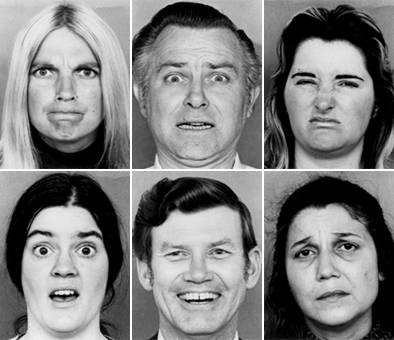
%> input picture Haars/1.jpg, 394 x 340 px
$ octave --eval "result = hog_feature_vector(imread('../1.jpg'));"   (GNU Octave 9; MATLAB toolbox functions it lacks are replaced by stand-ins)
%> lines starting %> are read from the running program, lines starting %| are printed output that depends on the picture
function [feature] = hog_feature_vector(im)

% The given code finds the HOG feature vector for any given image. HOG
% feature vector/descriptor can then be used for detection of any
% particular object. The Matlab code provides the exact implementation of
% the formation of HOG feature vector as detailed in the paper "Pedestrian
% detection using HOG" by Dalal and Triggs

% INPUT => im (input image)
% OUTPUT => HOG feature vector for that particular image

% Example: Running the code
% >>> im = imread('cameraman.tif');
% >>> hog = hog_feature_vector (im);

% Convert RGB iamge to grayscale
if size(im,3)==3
    im=rgb2gray(im);
end
% if nargin>1
%     im=imresize(im,resize);
% end

im=double(im);
%> im: size 340x394 double

rows=size(im,1);
%> rows = 340
cols=size(im,2);
%> cols = 394
Ix=im; %Basic Matrix assignment
Iy=im; %Basic Matrix assignment

% Gradients in X and Y direction. Iy is the gradient in X direction and Iy
% is the gradient in Y direction
for i=1:rows-2
    Iy(i,:)=(im(i,:)-im(i+2,:));
end
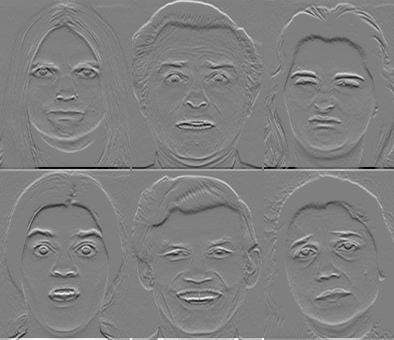
%> Iy: size 340x394 double; min -255, max 255, mean 1.1; drawn with min black and max white
for i=1:cols-2
    Ix(:,i)=(im(:,i)-im(:,i+2));
end
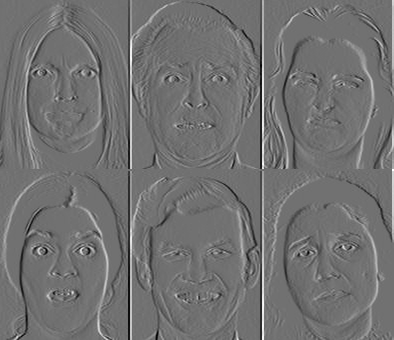
%> Ix: size 340x394 double; min -204, max 255, mean 0.8; drawn with min black and max white

gauss=fspecial('gaussian',8); %% Initialized a gaussian filter with sigma=0.5 * block width.

angle=atand(Ix./Iy); % Matrix containing the angles of each edge gradient
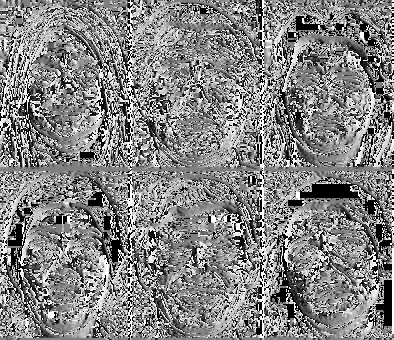
%> angle: size 340x394 double; 3.49% of the values are NaN or infinite; the others: min -90, max 90, mean 6.74; drawn with min black, max white, NaN and infinite black
angle=imadd(angle,90); %Angles in range (0,180)
magnitude=sqrt(Ix.^2 + Iy.^2);
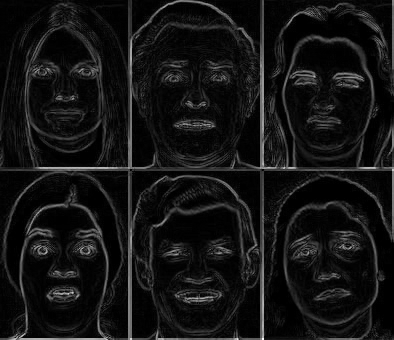
%> magnitude: size 340x394 double; min 0, max 346.1, mean 27.3; drawn with min black and max white

% figure,imshow(uint8(angle));
% figure,imshow(uint8(magnitude));

% Remove redundant pixels in an image.
angle(isnan(angle))=0;
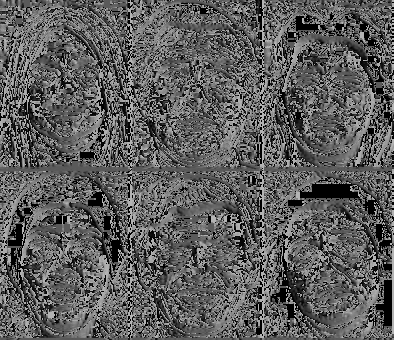
%> angle: size 340x394 double; min 0, max 180, mean 93.4
magnitude(isnan(magnitude))=0;

feature=[]; %initialized the feature vector

% Iterations for Blocks
for i = 0: rows/8 - 2
    for j= 0: cols/8 -2
        %disp([i,j])

        mag_patch = magnitude(8*i+1 : 8*i+16 , 8*j+1 : 8*j+16);
        %mag_patch = imfilter(mag_patch,gauss);
        ang_patch = angle(8*i+1 : 8*i+16 , 8*j+1 : 8*j+16);

        block_feature=[];

        %Iterations for cells in a block
        for x= 0:1
            for y= 0:1
                angleA =ang_patch(8*x+1:8*x+8, 8*y+1:8*y+8);
                magA   =mag_patch(8*x+1:8*x+8, 8*y+1:8*y+8);
                histr  =zeros(1,9);

                %Iterations for pixels in one cell
                for p=1:8
                    for q=1:8
%
                        alpha= angleA(p,q);

                        % Binning Process (Bi-Linear Interpolation)
                        if alpha>10 && alpha<=30
                            histr(1)=histr(1)+ magA(p,q)*(30-alpha)/20;
                            histr(2)=histr(2)+ magA(p,q)*(alpha-10)/20;
                        elseif alpha>30 && alpha<=50
                            histr(2)=histr(2)+ magA(p,q)*(50-alpha)/20;
                            histr(3)=histr(3)+ magA(p,q)*(alpha-30)/20;
                        elseif alpha>50 && alpha<=70
                            histr(3)=histr(3)+ magA(p,q)*(70-alpha)/20;
                            histr(4)=histr(4)+ magA(p,q)*(alpha-50)/20;
                        elseif alpha>70 && alpha<=90
                            histr(4)=histr(4)+ magA(p,q)*(90-alpha)/20;
                            histr(5)=histr(5)+ magA(p,q)*(alpha-70)/20;
                        elseif alpha>90 && alpha<=110
                            histr(5)=histr(5)+ magA(p,q)*(110-alpha)/20;
                            histr(6)=histr(6)+ magA(p,q)*(alpha-90)/20;
                        elseif alpha>110 && alpha<=130
                            histr(6)=histr(6)+ magA(p,q)*(130-alpha)/20;
                            histr(7)=histr(7)+ magA(p,q)*(alpha-110)/20;
                        elseif alpha>130 && alpha<=150
                            histr(7)=histr(7)+ magA(p,q)*(150-alpha)/20;
                            histr(8)=histr(8)+ magA(p,q)*(alpha-130)/20;
                        elseif alpha>150 && alpha<=170
                            histr(8)=histr(8)+ magA(p,q)*(170-alpha)/20;
                            histr(9)=histr(9)+ magA(p,q)*(alpha-150)/20;
                        elseif alpha>=0 && alpha<=10
                            histr(1)=histr(1)+ magA(p,q)*(alpha+10)/20;
                            histr(9)=histr(9)+ magA(p,q)*(10-alpha)/20;
                        elseif alpha>170 && alpha<=180
                            histr(9)=histr(9)+ magA(p,q)*(190-alpha)/20;
                            histr(1)=histr(1)+ magA(p,q)*(alpha-170)/20;
                        end


                    end
                end
                block_feature=[block_feature histr]; % Concatenation of Four histograms to form one block feature

            end
        end
        % Normalize the values in the block using L1-Norm
        block_feature=block_feature/sqrt(norm(block_feature)^2+.01);

        feature=[feature block_feature]; %Features concatenation
    end
end
%> after the loop, histr = [113 40.19 69.38 127.2 270.9 142 101 134.1 136.1]

feature(isnan(feature))=0; %Removing Infinitiy values

% Normalization of the feature vector using L2-Norm
feature=feature/sqrt(norm(feature)^2+.001);
for z=1:length(feature)
    if feature(z)>0.2
         feature(z)=0.2;
    end
end
feature=feature/sqrt(norm(feature)^2+.001);
% toc;
